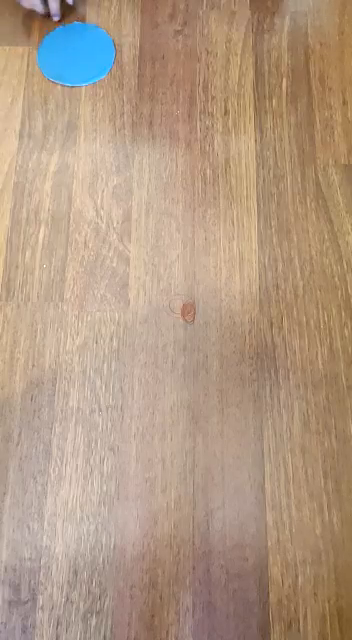
#> input picture frame 66 of OpenCV learning/Blue Detection/bluedetection.mp4, 352 x 640 px
$ python detection.py
#> lines starting #> are read from the running program, lines starting #| are printed output that depends on the picture; after the words box and inside, x2 and y2 are one past the last pixel; in counts of white or black regions, pixels touching at a corner belong together
import cv2 as cv
import numpy as np
class Detector:
    @staticmethod
    def nothing(x):
        pass
    @staticmethod
    def drawLine(frame, xs, ys, line_colour = (0,0,255) , line_thickness = 1, font = cv.FONT_HERSHEY_SIMPLEX):
        frame_lined = frame.copy()
        xc = int((xs[0] + xs[1])/2)
        yc = int((ys[0] + ys[1])/2)
        center_x = int(frame_lined.shape[1]/2)
        center_y = int(frame_lined.shape[0]/2)
        center_coordinate = (center_x, center_y)
        obj_center_coordinate = (xc, yc)
        line_lenght = ((xc -center_x)**2 + (yc -center_y)**2)**(1/2)
        cv.line(frame_lined, center_coordinate, obj_center_coordinate, line_colour, line_thickness)
        cv.putText(frame_lined,"Len: {:.2f}".format(line_lenght), (xc,yc), font,
                                            1, (0, 0, 255), 2)
        return frame_lined
    @staticmethod
    def findContours(frame,l_bound,u_bound,dilate=True,draw_contours=False,draw_rectangle=True,filter_type="hsv",kernel_size=(5,5)):
        if filter_type == "hsv":
            frame_hsv = cv.cvtColor(frame,cv.COLOR_BGR2HSV)
            mask = cv.inRange(frame_hsv,l_bound,u_bound)
            kernel = np.ones(kernel_size, np.uint8)
            frame_contoured = frame.copy()
            if dilate:
                mask_dilated = cv.dilate(mask, kernel, iterations=1)
                contours, _ = cv.findContours(mask_dilated, cv.RETR_TREE, cv.CHAIN_APPROX_SIMPLE)
            else:
                contours, _ = cv.findContours(mask, cv.RETR_TREE, cv.CHAIN_APPROX_SIMPLE)

            if draw_contours:
                cv.drawContours(frame_contoured, contours, -1, (255, 0, 0), 2)
            if draw_rectangle:
                for contour in contours:
                    (x, y, w, h) = cv.boundingRect(contour)

                    if cv.contourArea(contour) > 1000:
                        cv.rectangle(frame_contoured, (x, y), (x+w, y+h), (255,0,0), 2)
                        cv.putText(frame_contoured,"Status: {}".format("Detected"), (10,30), cv.FONT_HERSHEY_SIMPLEX,
                                        1, (0, 0, 255), 3)
            return frame_contoured, frame_hsv, mask, (x,x+w), (y,y+h)
        elif filter_type == "bgr":
            frame_bgr = frame.copy()
            mask = cv.inRange(frame_bgr,l_bound,u_bound)
            kernel = np.ones(kernel_size, np.uint8)
            frame_contoured = frame.copy()
            if dilate:
                mask_dilated = cv.dilate(mask, kernel, iterations=1)
                contours, _ = cv.findContours(mask_dilated, cv.RETR_TREE, cv.CHAIN_APPROX_SIMPLE)
            else:
                contours, _ = cv.findContours(mask, cv.RETR_TREE, cv.CHAIN_APPROX_SIMPLE)

            if draw_contours:
                cv.drawContours(frame_contoured, contours, -1, (255, 0, 0), 2)
            if draw_rectangle:
                for contour in contours:
                    (x, y, w, h) = cv.boundingRect(contour)

                    if cv.contourArea(contour) > 1000:
                        cv.rectangle(frame_contoured, (x, y), (x+w, y+h), (255,0,0), 2)
                        cv.putText(frame_contoured,"Status: {}".format("Detected"), (10,30), cv.FONT_HERSHEY_SIMPLEX,
                                        1, (0, 0, 255), 3)
            return frame_contoured, frame_bgr, mask, (x,x+w), (y,y+h)

        elif filter_type == "gray":
            frame_gray = cv.cvtColor(frame,cv.COLOR_BGR2GRAY)
            mask = cv.inRange(frame_gray,l_bound,u_bound)
            kernel = np.ones(kernel_size, np.uint8)
            frame_contoured = frame.copy()
            if dilate:
                mask_dilated = cv.dilate(mask, kernel, iterations=1)
                contours, _ = cv.findContours(mask_dilated, cv.RETR_TREE, cv.CHAIN_APPROX_SIMPLE)
            else:
                contours, _ = cv.findContours(mask, cv.RETR_TREE, cv.CHAIN_APPROX_SIMPLE)

            if draw_contours:
                cv.drawContours(frame_contoured, contours, -1, (255, 0, 0), 2)
            if draw_rectangle:
                for contour in contours:
                    (x, y, w, h) = cv.boundingRect(contour)

                    if cv.contourArea(contour) > 1000:
                        cv.rectangle(frame_contoured, (x, y), (x+w, y+h), (255,0,0), 2)
                        cv.putText(frame_contoured,"Status: {}".format("Detected"), (10,30), cv.FONT_HERSHEY_SIMPLEX,
                                        1, (0, 0, 255), 3)
            return frame_contoured, frame_gray, mask, (x,x+w), (y,y+h)

    def __init__(self,vid_name):
        self.vid_name = vid_name
        self.filter_type = "hsv"


    def main_loop(self):
        cap = cv.VideoCapture(self.vid_name)
        while cap.isOpened():
            ret, self.frame1 = cap.read()
            cv.imshow("init",self.frame1)
            if cv.waitKey(40) == 27:
                break
        cv.destroyAllWindows()
        cap.release()

    def findBounds(self,filter_type="hsv"):
        cap = cv.VideoCapture(self.vid_name)
        cv.namedWindow("Filter")
        if filter_type == "hsv":
            cv.createTrackbar("L_H","Filter",0,180,self.nothing)
            cv.createTrackbar("U_H","Filter",180,180,self.nothing)

            cv.createTrackbar("L_S","Filter",0,255,self.nothing)
            cv.createTrackbar("U_S","Filter",255,255,self.nothing)

            cv.createTrackbar("L_V","Filter",0,255,self.nothing)
            cv.createTrackbar("U_V","Filter",255,255,self.nothing)

            while(True):
                ret, frame = cap.read()
                if ret:
                    frame_hsv = cv.cvtColor(frame,cv.COLOR_BGR2HSV)

                    l_h = cv.getTrackbarPos("L_H","Filter")
                    u_h = cv.getTrackbarPos("U_H","Filter")

                    l_s = cv.getTrackbarPos("L_S","Filter")
                    u_s = cv.getTrackbarPos("U_S","Filter")

                    l_v = cv.getTrackbarPos("L_V","Filter")
                    u_v = cv.getTrackbarPos("U_V","Filter")

                    l_bound_hsv = np.array([l_h,l_s,l_v])
                    u_bound_hsv = np.array([u_h,u_s,u_v])

                    mask = cv.inRange(frame_hsv, l_bound_hsv, u_bound_hsv)

                    cv.imshow("frame_hsv",frame_hsv)
                    cv.imshow("mask",mask)
                    res = cv.bitwise_and(frame_hsv,frame_hsv,mask=mask)
                    cv.imshow("res",res)
                else:
                    cap.set(cv.CAP_PROP_POS_FRAMES, 0)


                key = cv.waitKey(24)
                if key==27:
                    break
            cap.release()
            cv.destroyAllWindows()
            return l_bound_hsv, u_bound_hsv


        elif filter_type == "bgr":
            cv.createTrackbar("L_B","Filter",0,255,self.nothing)
            cv.createTrackbar("U_B","Filter",255,255,self.nothing)

            cv.createTrackbar("L_G","Filter",0,255,self.nothing)
            cv.createTrackbar("U_G","Filter",255,255,self.nothing)

            cv.createTrackbar("L_R","Filter",0,255,self.nothing)
            cv.createTrackbar("U_R","Filter",255,255,self.nothing)

            while(True):
                ret, frame = cap.read()
                if ret:

                    l_b = cv.getTrackbarPos("L_B","Filter")
                    u_b = cv.getTrackbarPos("U_B","Filter")

                    l_g = cv.getTrackbarPos("L_G","Filter")
                    u_g = cv.getTrackbarPos("U_G","Filter")

                    l_r = cv.getTrackbarPos("L_R","Filter")
                    u_r = cv.getTrackbarPos("U_R","Filter")

                    l_bound_bgr = np.array([l_b,l_g,l_r])
                    u_bound_bgr = np.array([u_b,u_g,u_r])

                    mask = cv.inRange(frame,l_bound_bgr,u_bound_bgr)
                    cv.imshow("frame",frame)
                    cv.imshow("mask",mask)
                    res = cv.bitwise_and(frame,frame,mask=mask)
                    cv.imshow("res",res)
                else:
                    cap.set(cv.CAP_PROP_POS_FRAMES, 0)

                key = cv.waitKey(24)
                if key==27:
                    break
            cap.release()
            cv.destroyAllWindows()
            return l_bound_bgr, u_bound_bgr

        elif filter_type == "gray":
            cv.createTrackbar("L_G","Filter",0,255,self.nothing)
            cv.createTrackbar("U_G","Filter",255,255,self.nothing)

            while(True):
                ret, frame = cap.read()
                if ret:
                    frame = cv.cvtColor(frame,cv.COLOR_BGR2GRAY)

                    l_bound_gray = cv.getTrackbarPos("L_G","Filter")
                    u_bound_gray = cv.getTrackbarPos("U_G","Filter")

                    l_bound = np.array([l_bound_gray])
                    u_bound = np.array([u_bound_gray])

                    mask = cv.inRange(frame,l_bound,u_bound)
                    cv.imshow("frame",frame)
                    cv.imshow("mask",mask)
                    res = cv.bitwise_and(frame,frame,mask=mask)
                    cv.imshow("res",res)
                else:
                    cap.set(cv.CAP_PROP_POS_FRAMES, 0)
                key = cv.waitKey(24)
                if key==27:
                    break
            cap.release()
            cv.destroyAllWindows()
            return l_bound_gray, u_bound_gray
        else:
            print("Try proper filter_type")

    def findContoursLive(self,dilate=True,l_bound=np.array([0,0,0]),u_bound=np.array([0,0,0]),draw_contours=False,draw_rectangle=True,filter_type="hsv",line=True):
        cap = cv.VideoCapture(self.vid_name)
        if filter_type == "hsv":
            while(True):
                ret, frame = cap.read()
                if ret:
                    frame_contoured, frame_hsv, mask, xs, ys = Detector.findContours(frame, l_bound=l_bound, u_bound=u_bound, filter_type="hsv")
                    if line:
                        frame_contoured_lined = self.drawLine(frame_contoured,xs,ys)
                    cv.imshow("frame_contoured_lined",frame_contoured_lined)
                else:
                    cap.set(cv.CAP_PROP_POS_FRAMES, 0)
                key = cv.waitKey(24)
                if key==27:
                    break
            cap.release()
            cv.destroyAllWindows()
        elif filter_type == "bgr":
            while(True):
                ret, frame = cap.read()
                if ret:
                    frame_contoured, frame_bgr, mask, xs, ys = Detector.findContours(frame, l_bound=l_bound, u_bound=u_bound, filter_type="bgr")
                    if line:
                        frame_contoured_lined = self.drawLine(frame_contoured,xs,ys)
                    cv.imshow("frame", frame)
                    cv.imshow("mask",mask)
                    cv.imshow("frame_bgr",frame_bgr)
                    cv.imshow("frame_contoured",frame_contoured)
                else:
                    cap.set(cv.CAP_PROP_POS_FRAMES, 0)
                key = cv.waitKey(24)
                if key==27:
                    break
            cap.release()
            cv.destroyAllWindows()

        elif filter_type == "gray":
            while(True):
                ret, frame = cap.read()
                if ret:
                    frame_contoured, frame_gray, mask, xs, ys = Detector.findContours(frame, l_bound=l_bound, u_bound=u_bound, filter_type="gray")
                    if line:
                        frame_contoured_lined = self.drawLine(frame_contoured,xs,ys)
                    cv.imshow("frame", frame)
                    cv.imshow("mask",mask)
                    cv.imshow("frame_gray",frame_gray)
                    cv.imshow("frame_contoured",frame_contoured)
                else:
                    cap.set(cv.CAP_PROP_POS_FRAMES, 0)
                key = cv.waitKey(24)
                if key==27:
                    break
            cap.release()
            cv.destroyAllWindows()
if __name__ == "__main__":
    flag = int(input("Would you like to use trackbars for filtering? (1/0):\n"))
#> the answer given: 1
    if flag == 1:
        blue_detector = Detector("bluedetection.mp4")
        l_bound ,u_bound = blue_detector.findBounds(filter_type="hsv")
#> in findBounds, frame is the input picture: shape (640, 352, 3); mean B, G, R 131.7, 153.4, 177.8
#> in findBounds, `frame_hsv = cv.cvtColor(frame,cv.COLOR_BGR2HSV)`: frame_hsv: shape (640, 352, 3); mean H, S, V 17, 75.4, 181.2
#> in findBounds, `mask = cv.inRange(frame_hsv, l_bound_hsv, u_bound_hsv)`: mask: shape (640, 352); every value is 255
#> (key Esc is pressed here)
        blue_detector.findContoursLive(l_bound=l_bound,u_bound=u_bound,draw_contours=False, filter_type = "hsv")
#> in findContours, `contours, _ = cv.findContours(mask_dilated, cv.RETR_TREE, cv.CHAIN_APP..`: contours = [[[0, 0], [0, 639], [351, 639], [351, 0]]]
#> the loop in findContours, `for contour in contours:` made 1 pass
#> (contour, x, y, w, h) on pass 1: ([[0, 0], [0, 639], [351, 639], [351, 0]], 0, 0, 352, 640)
#> after the loop in findContours, `for contour in contours:`:
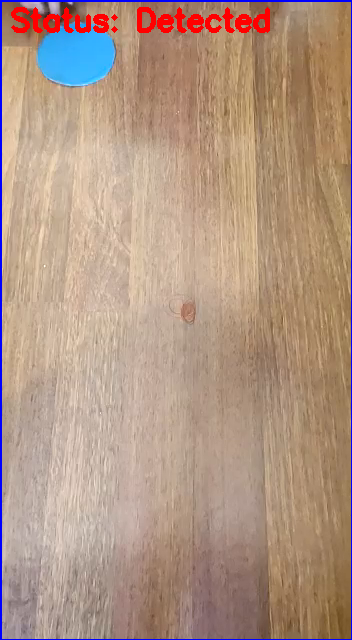
#> frame_contoured: shape (640, 352, 3); 2.67% of pixels changed, all inside (x1, y1, x2, y2) = (0, 0, 352, 640)
#> in findContoursLive, `frame_contoured, frame_hsv, mask, xs, ys = Detector.findContours(frame..`: xs = (0, 352); ys = (0, 640)
#> in drawLine, `xc = int((xs[0] + xs[1])/2)`: xc = 176
#> in drawLine, `yc = int((ys[0] + ys[1])/2)`: yc = 320
#> in drawLine, `obj_center_coordinate = (xc, yc)`: obj_center_coordinate = (176, 320)
#> in drawLine, `line_lenght = ((xc -center_x)**2 + (yc -center_y)**2)**(1/2)`: line_lenght = 0
#> in drawLine, `cv.line(frame_lined, center_coordinate, obj_center_coordinate, line_co..`: frame_lined: shape (640, 352, 3); under 0.01% of pixels changed, all inside (x1, y1, x2, y2) = (176, 320, 177, 321)
#> in drawLine, `cv.putText(frame_lined,"Len: {:.2f}".format(line_lenght), (xc,yc), fon..`:
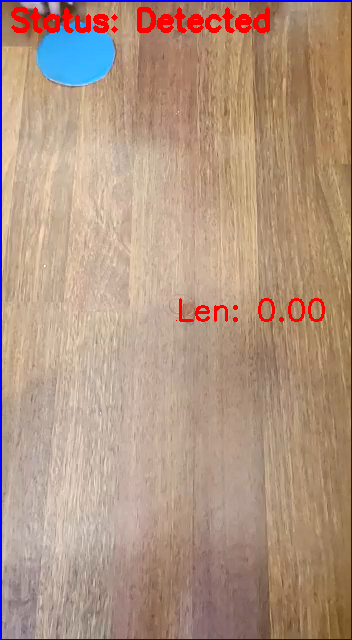
#> frame_lined: shape (640, 352, 3); mean B, G, R 131.5, 149.2, 177.4
#> (key Esc is pressed here)
    elif flag == 0:
        blue_detector = Detector("bluedetection.mp4")
        l_bound = np.array([73, 142, 160])
        u_bound = np.array([151, 255, 255])
        blue_detector.findContoursLive(l_bound=l_bound,u_bound=u_bound,draw_contours=False, filter_type = "hsv")

$ run again, starting later in the video
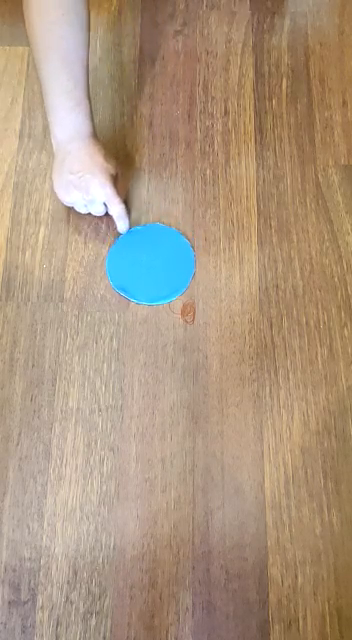
#> input picture frame 298 of OpenCV learning/Blue Detection/bluedetection.mp4, 352 x 640 px
#> in findBounds, frame is the input picture: shape (640, 352, 3); mean B, G, R 128.4, 150.8, 171.9
#> frame_hsv: shape (640, 352, 3); mean H, S, V 21.7, 79.2, 177
#> mask: shape (640, 352); every value is 255
#> contours = [[[0, 0], [0, 639], [351, 639], [351, 0]]]
#> the loop in findContours, `for contour in contours:` made 1 pass
#> (contour, x, y, w, h) on pass 1: ([[0, 0], [0, 639], [351, 639], [351, 0]], 0, 0, 352, 640)
#> after the loop in findContours, `for contour in contours:`:
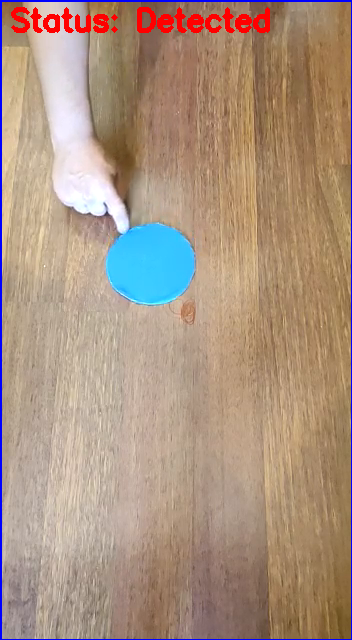
#> frame_contoured: shape (640, 352, 3); 2.67% of pixels changed, all inside (x1, y1, x2, y2) = (0, 0, 352, 640)
#> xs = (0, 352); ys = (0, 640)
#> xc = 176
#> yc = 320
#> obj_center_coordinate = (176, 320)
#> line_lenght = 0
#> in drawLine, `cv.putText(frame_lined,"Len: {:.2f}".format(line_lenght), (xc,yc), fon..`:
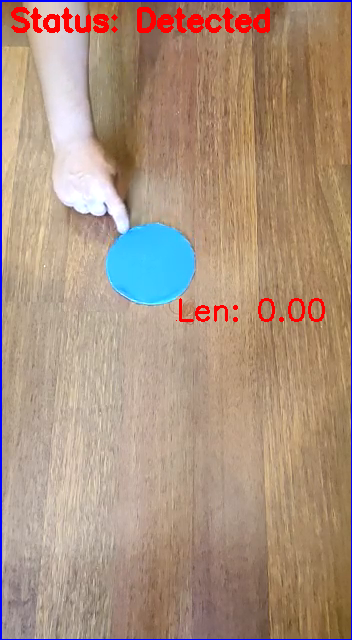
#> frame_lined: shape (640, 352, 3); mean B, G, R 128.3, 146.4, 171.2

$ run again, starting later in the video
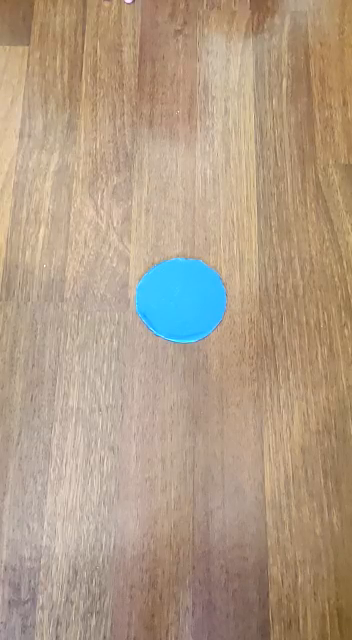
#> input picture frame 530 of OpenCV learning/Blue Detection/bluedetection.mp4, 352 x 640 px
#> in findBounds, frame is the input picture: shape (640, 352, 3); mean B, G, R 134.1, 156.1, 176.8
#> frame_hsv: shape (640, 352, 3); mean H, S, V 17.8, 74.8, 182.1
#> mask: shape (640, 352); every value is 255
#> contours = [[[0, 0], [0, 639], [351, 639], [351, 0]]]
#> the loop in findContours, `for contour in contours:` made 1 pass
#> (contour, x, y, w, h) on pass 1: ([[0, 0], [0, 639], [351, 639], [351, 0]], 0, 0, 352, 640)
#> after the loop in findContours, `for contour in contours:`:
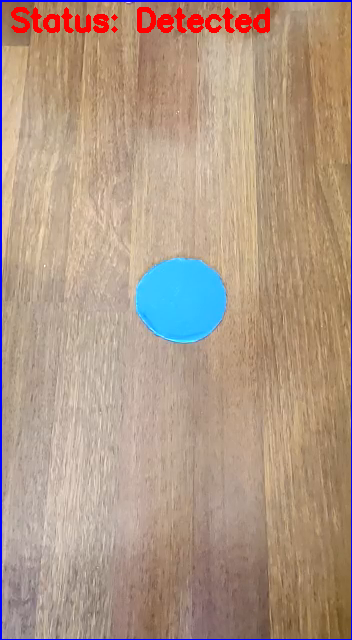
#> frame_contoured: shape (640, 352, 3); 2.67% of pixels changed, all inside (x1, y1, x2, y2) = (0, 0, 352, 640)
#> xs = (0, 352); ys = (0, 640)
#> xc = 176
#> yc = 320
#> obj_center_coordinate = (176, 320)
#> line_lenght = 0
#> in drawLine, `cv.putText(frame_lined,"Len: {:.2f}".format(line_lenght), (xc,yc), fon..`:
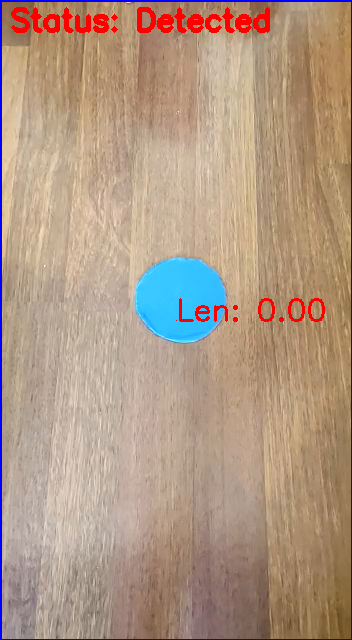
#> frame_lined: shape (640, 352, 3); mean B, G, R 133.9, 151.7, 176.2
